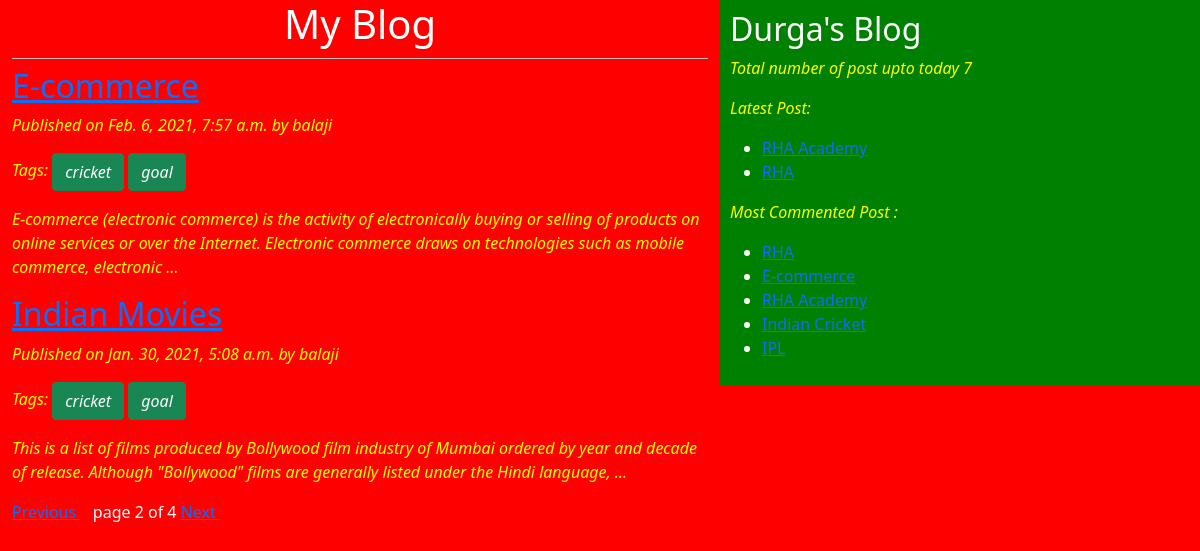
Screenshot of /?page=2 with the database file from the repository.
### blog/models.py (models this page shows, shortened)
class Post(models.Model):
    STATUS_CHOICES = (('draft','Draft'),('published','Published'))
    title = models.CharField(max_length=250)
    status = models.CharField(max_length=9,choices=STATUS_CHOICES,default='draft')
    author = models.ForeignKey(User,related_name='blog_post',on_delete=models.DO_NOTHING)
    slug = models.SlugField(max_length=250,unique_for_date='publish')
    body = models.TextField()
    publish = models.DateTimeField(default=timezone.now)
    created = models.DateTimeField(auto_now_add=True)
    updated = models.DateTimeField(auto_now=True)
    objects = CustomManager()
    tags = TaggableManager()
    class Meta:
        ordering = ('-publish',)
    def get_absolute_url(self):
        return reverse('post_detail',args=[self.publish.year, self.publish.strftime('%m'), self.publish.strftime('%d'), self.slug])

### blog/views.py (the view)
# urls.py: url(r'^$',views.post_list),
def post_list(request, tag_slug = None):
    post_list = Post.objects.all()
    tag = None
    if tag_slug:
        tag = get_object_or_404(Tag,slug=tag_slug)
        post_list = post_list.filter(tags__in=[tag])
    paginator = Paginator(post_list,2)
    page_no = request.GET.get('page')
    try:
        post_list = paginator.page(page_no)
    except PageNotAnInteger :
        post_list = paginator.page(1)
    except EmptyPage:
        post_list = paginator.page(paginator.num_pages)
    return render(request,'blog/post_list.html',{'post_list':post_list, 'tag':tag})

### blog/models.py (called while the page is built)
    def get_queryset(self):
        return super().get_queryset().filter(status="published")

### blog/templatetags/blog_tags.py (called while the page is built)
@register.simple_tag(name='count_tag')
def total_post():
    return Post.objects.count()

@register.inclusion_tag('blog/latest_post123.html')
def show_latest_post(count=3):
    latest_post = Post.objects.order_by('-publish')[:count]
    return {'latest_post':latest_post}

@register.inclusion_tag('blog/latest_post123.html')
def most_commented_post(count=5):
    most_Commented_post =  Post.objects.annotate(total_comments = Count('comments')).order_by('-total_comments')[:count]
    return {'latest_post':most_Commented_post}

### Templates/blog/post_list.html (shortened to what this page needs)
<!DOCTYPE html>
{% extends 'blog/Base.html' %}
{% block container %}
    <h1>My Blog</h1>
    {% for post in post_list %}
        <a href="{{post.get_absolute_url}}"> <h2>{{post.title}}</h2> </a>
        <p>Published on {{post.publish}} by {{post.author}}</p>
            <p>Tags:
                {% for tag in post.tags.all %}
                    <a href="{% url 'post_list_by_tag_name' tag.slug %}" class="btn btn-success">
                        {{tag.name}}
                    </a>
                {% endfor %}
            </p>
        <p>{{post.body|truncatewords:30|linebreaks}}</p>
    {% endfor %}
    {% include 'blog/pagination.html' with page=post_list %}
{% endblock %}

### Templates/blog/latest_post123.html
<ul>
    {% for post in latest_post %}
        <li> <a href="{{post.get_absolute_url}}"> {{post.title}}</a></li>
    {% endfor %}
</ul>

### static/css/blog.css (style rules this page uses)
p { font-style:italic; color:yellow; }
h1 { text-align: center; border-bottom: 1px solid #bbb; padding-bottom:10px; }
a { color:#0bff207; }
body { color:white; background:red; }

### rows the page displays
Post: title "E-commerce", publish "Feb. 6, 2021, 7:57 a.m.", author "balaji", body "E-commerce (electronic commerce) is the activity of electronically buying or selling of products on online services or over the Internet. Electronic commerce draws on technologies such as mobile commerce, electronic …"
Tag: name "cricket"
Tag: name "goal"
Post: title "Indian Movies", publish "Jan. 30, 2021, 5:08 a.m.", author "balaji", body "This is a list of films produced by Bollywood film industry of Mumbai ordered by year and decade of release. Although \"Bollywood\" films are generally listed under the Hindi language, …"
Post: title "RHA Academy"
Post: title "RHA"
Post: title "Indian Cricket"
Post: title "IPL"

### other values shown
{{ page.number }} "2"
{{ page.paginator.num_pages }} "4"
